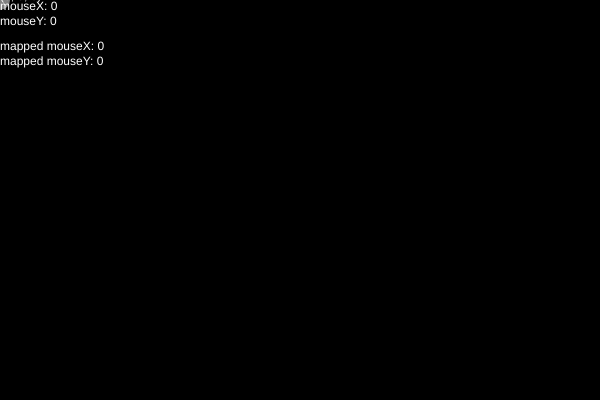
Frame 1 (no input)
Frame 60 (no input): identical to frame 1, image omitted
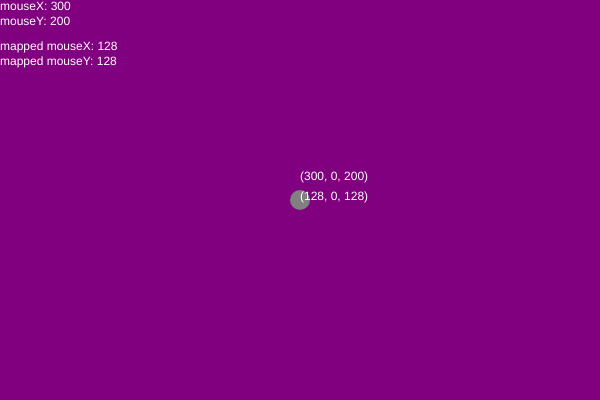
Frame 120 (the mouse pressed at the canvas centre since frame 60)

The p5.js sketch that drew these frames (run headless with seeded random() and noise() and a simulated clock; from frame 60 on, the mouse is pressed at the canvas centre):

// p5.js sketch
// ── sketch.js
let r, b;

function setup() {
  // put setup code here
  createCanvas(600,400);
  noStroke();
}

function draw() {
  r = map(mouseX, 0, width, 0, 255, true);
  b = map(mouseY, 0, height, 0, 255, true);
  background(r, 0, b);
  fill('grey');
  ellipse(mouseX, mouseY, 20, 20);
  fill('white');
  text(`mouseX: ${mouseX}\nmouseY: ${mouseY}`, 0, 10);
  text(`mapped mouseX: ${Math.round(r)}\nmapped mouseY: ${Math.round(b)}`, 0, 50);

  text(`(${mouseX}, 0, ${mouseY})`, mouseX, mouseY - 20);
  text(`(${Math.round(r)}, 0, ${Math.round(b)})`, mouseX, mouseY);
}
